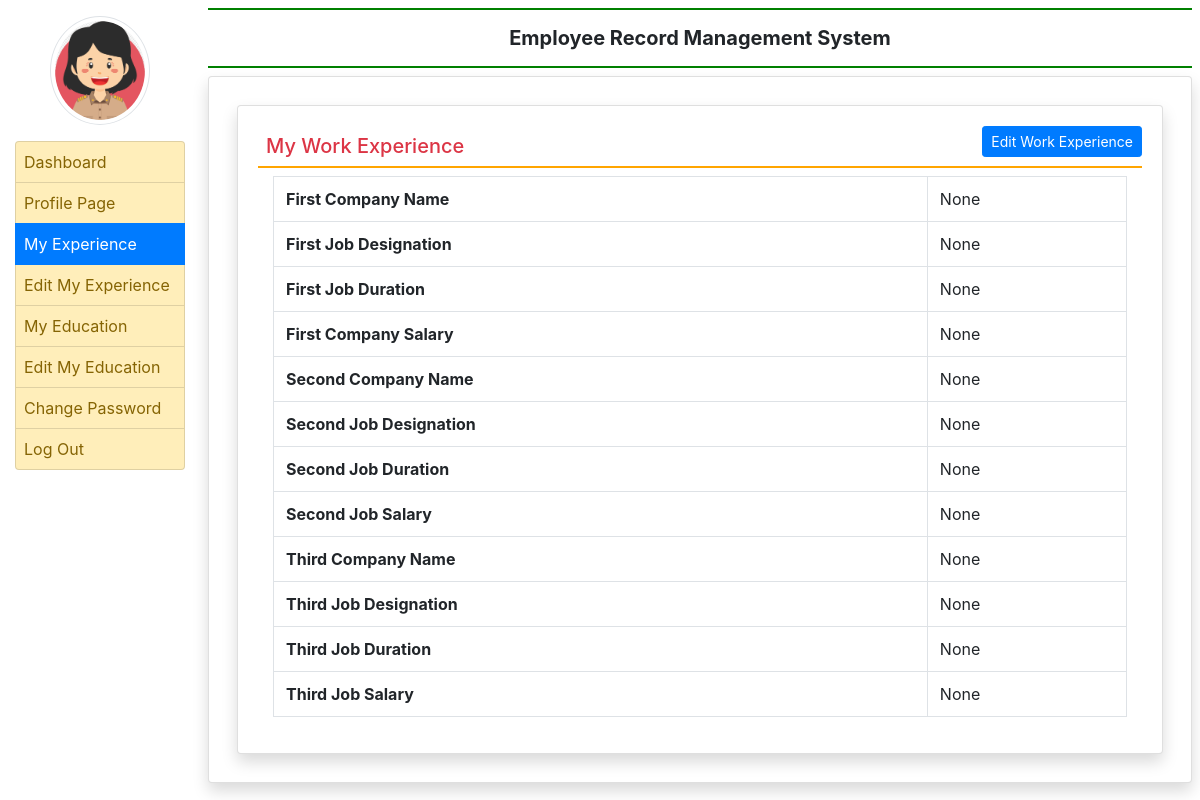
Page /my_experience/ (signed in) on the committed database.
### employee/models.py (models this page shows)
class EmployeeExperience(models.Model):
    user = models.ForeignKey(User,on_delete=models.CASCADE)
    company1name = models.CharField(max_length=100,null=True)
    company1desig = models.CharField(max_length=100,null=True)
    company1duration = models.CharField(max_length=100,null=True)
    company1salary = models.CharField(max_length=100,null=True)
    company2name = models.CharField(max_length=100,null=True)
    company2desig = models.CharField(max_length=100,null=True)
    company2duration = models.CharField(max_length=100,null=True)
    company2salary = models.CharField(max_length=100,null=True)
    company3name = models.CharField(max_length=100,null=True)
    company3desig = models.CharField(max_length=100,null=True)
    company3duration= models.CharField(max_length=100,null=True)
    company3salary = models.CharField(max_length=100,null=True)

### employee/views.py (the view)
# urls.py: path('my_experience/',my_experience, name='my_experience'),
def my_experience(request):
    if not request.user.is_authenticated:
        return redirect('emp_login')
    user = request.user
    experience = EmployeeExperience.objects.get(user=user)
    return render(request,'my_experience.html',locals())

### employee/templates/my_experience.html
{% extends 'emp_base.html' %}
{% block main %}
<div class="card shadow m-2">
    <div class="card-body">
        <a href="{% url 'edit_myexperience' %}" class="btn btn-primary float-right btn-sm">Edit Work Experience</a>
        <h5 class = "p-2 text-danger" style="border-bottom : 2px solid orange"> My Work Experience </h5>
 <div class="container-fluid">
       <table class="table table-bordered">
           <tr>
               <th>First Company Name</th>
                 <td>{{experience.company1name}}</td>
           </tr>
            <tr>
               <th>First Job Designation</th>
                 <td>{{experience.company1desig}}</td>
           </tr>
            <tr>
               <th>First Job Duration</th>
                 <td>{{experience.company1duration}}</td>
           </tr>
            <tr>
               <th>First Company Salary</th>
                 <td>{{experience.company1salary}}</td>
           </tr>
            <tr>
               <th>Second Company Name</th>
                 <td>{{experience.company2name}}</td>
           </tr>
            <tr>
               <th>Second Job Designation</th>
                 <td>{{experience.company2desig}}</td>
           </tr>
            <tr>
               <th>Second Job Duration</th>
                 <td>{{experience.company2duration}}</td>
           </tr>
            <tr>
               <th>Second Job Salary</th>
                 <td>{{experience.company2salary}}</td>
           </tr>
            <tr>
               <th>Third Company Name</th>
                 <td>{{experience.company3name}}</td>
           </tr>
            <tr>
               <th>Third Job Designation</th>
                 <td>{{experience.company3desig}}</td>
           </tr>
            <tr>
               <th>Third Job Duration</th>
                 <td>{{experience.company3duration}}</td>
           </tr>
            <tr>
               <th>Third Job Salary</th>
                 <td>{{experience.company3salary}}</td>
           </tr>
       </table>
        </div>
    </div>
</div>
{% endblock %}

### rows in the picture
EmployeeExperience: company1name "None", company1desig "None", company1duration "None", company1salary "None", company2name "None", company2desig "None", company2duration "None", company2salary "None", company3name "None", company3desig "None", company3duration "None", company3salary "None"
